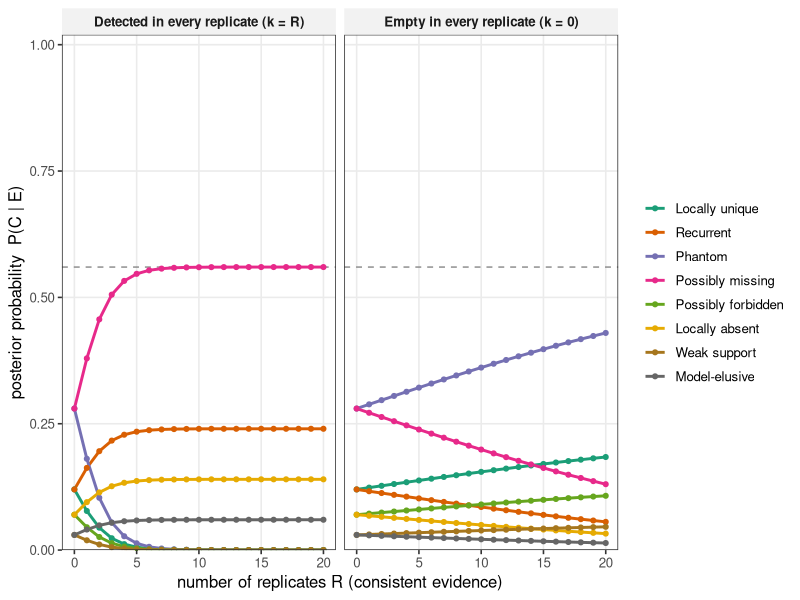
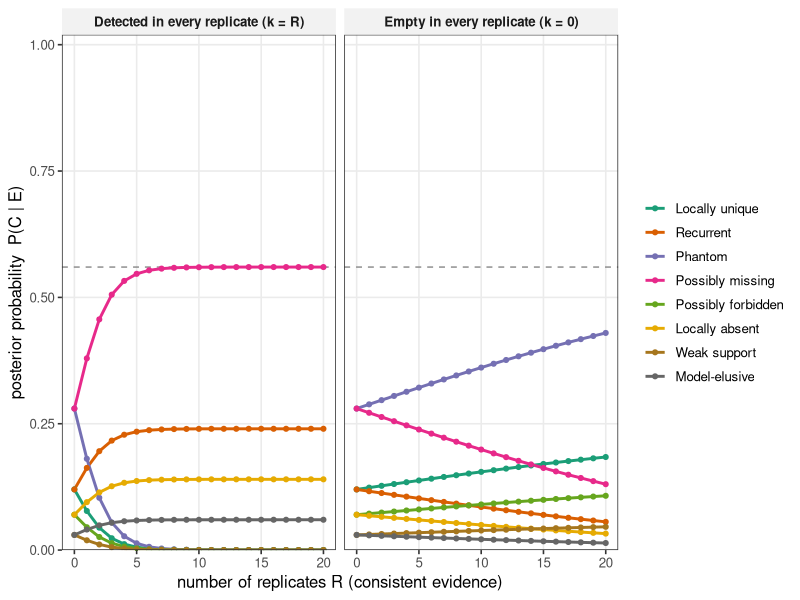
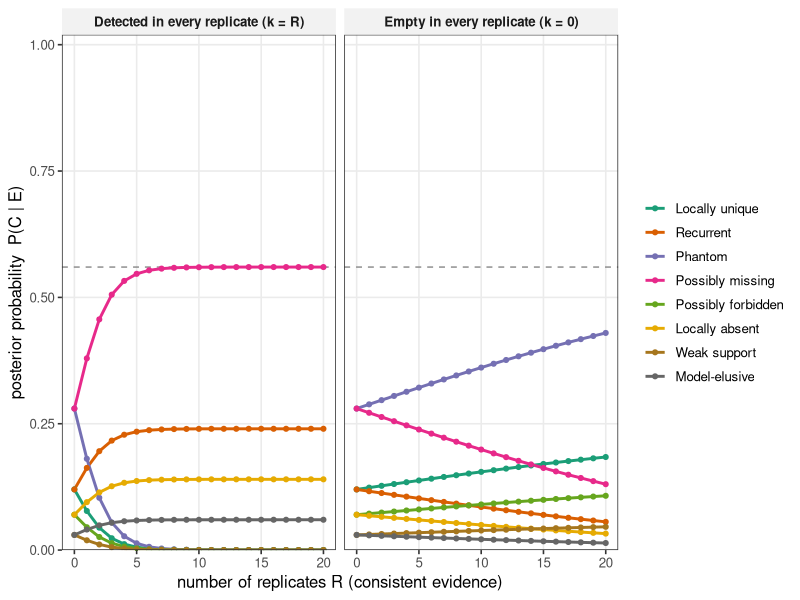

These charts were generated, in order, by the following R code:
# =============================================================================
# Box 2 - accumulation of confidence as within-system replicates accumulate.
# Two panels, one per consistent-evidence scenario:
#   (1) Detected in every replicate  -> k = R
#   (2) Empty in every replicate     -> k = 0
# All eight link categories, one distinct colour each. Observed within-network
# evidence (Yhat, O_local) is fixed by the `chosen` category.
#
# Model (Box 2, quantitative replicate axis):
#   score(c) = prior_c
#            * [1-eY if Yhat_c matches observed Yhat, else eY]
#            * [1-eL if Olocal_c matches observed Olocal, else eL]
#            * p_c^k * (1-p_c)^(R-k)
#   p_c = p1 = rho*(1-eL) if truly realised elsewhere (Orep=1); p_c = p0 = f if absent.
#   Posterior = score(c) / sum over all 8 categories.
# =============================================================================

library(ggplot2)

## ---- parameters -------------------------------------------------------------
eY   <- 0.20     # model error       (epsilon_Y)
eL   <- 0.30     # local-miss error  (epsilon_local)
rho  <- 0.15     # realisation rate
f    <- 0.05     # false-detection rate
Rmax <- 20       # max number of replicates on the x-axis
chosen <- "Possibly missing"   # sets the observed (Yhat, O_local)

## ---- the eight link categories ---------------------------------------------
## signature bits: Yhat (predicted), Olocal (observed locally), Orep (observed elsewhere)
cats <- data.frame(
  name   = c("Locally unique","Recurrent","Phantom","Possibly missing",
             "Possibly forbidden","Locally absent","Weak support","Model-elusive"),
  Yhat   = c(1,1,1,1, 0,0,0,0),
  Olocal = c(1,1,0,0, 0,0,1,1),
  Orep   = c(0,1,0,1, 0,1,0,1),
  stringsAsFactors = FALSE
)
cats$prior <- 1/nrow(cats)              # uniform prior
obs <- cats[cats$name == chosen, ]      # observed within-network evidence

## ---- posterior over the 8 categories for a given (R, k) ---------------------
posterior_at <- function(R, k) {
  p1 <- rho * (1 - eL)
  p0 <- f
  fY <- ifelse(obs$Yhat   == cats$Yhat,   1 - eY, eY)
  fL <- ifelse(obs$Olocal == cats$Olocal, 1 - eL, eL)
  p  <- ifelse(cats$Orep == 1, p1, p0)
  score <- cats$prior * fY * fL * p^k * (1 - p)^(R - k)
  score / sum(score)
}

## ---- build the data for both scenarios --------------------------------------
scenarios <- c(det = "Detected in every replicate (k = R)",
               emp = "Empty in every replicate (k = 0)")

df <- do.call(rbind, lapply(names(scenarios), function(sc) {
  do.call(rbind, lapply(0:Rmax, function(R) {
    k <- if (sc == "det") R else 0
    data.frame(scenario = scenarios[[sc]], R = R,
               category = cats$name, posterior = posterior_at(R, k),
               stringsAsFactors = FALSE)
  }))
}))

df$scenario <- factor(df$scenario, levels = scenarios)   # detected first
df$category <- factor(df$category, levels = cats$name)    # taxonomy order in legend

ceiling_val <- (1 - eY) * (1 - eL)   # common asymptote = (1-eY)(1-eL)

## ---- palette: one distinct colour per category (ColorBrewer Dark2) ----------
pal <- c(
  "Locally unique"     = "#1B9E77",
  "Recurrent"          = "#D95F02",
  "Phantom"            = "#7570B3",
  "Possibly missing"   = "#E7298A",
  "Possibly forbidden" = "#66A61E",
  "Locally absent"     = "#E6AB02",
  "Weak support"       = "#A6761D",
  "Model-elusive"      = "#666666"
)

## ---- plot -------------------------------------------------------------------
p <- ggplot(df, aes(R, posterior, colour = category, group = category)) +
  geom_hline(yintercept = ceiling_val, linetype = "dashed", colour = "grey55") +
  geom_line(linewidth = 1) +
  geom_point(size = 1.4) +
  facet_wrap(~ scenario, ncol = 2) +
  scale_colour_manual(values = pal, name = NULL) +
  scale_y_continuous(limits = c(0, 1), expand = expansion(mult = c(0, 0.02))) +
  scale_x_continuous(breaks = seq(0, Rmax, 5)) +
  labs(
    x = "number of replicates R (consistent evidence)",
    y = "posterior probability  P(C | E)"
  ) +
  theme_bw(base_size = 12) +
  theme(
    panel.grid.minor = element_blank(),
    legend.position  = "right",
    strip.background = element_rect(fill = "grey95", colour = NA),
    strip.text       = element_text(face = "bold")
  )

print(p)

## ---- save -------------------------------------------------------------------
ggsave("box2_accumulation.pdf", p, width = 9.5, height = 4.2)
ggsave("box2_accumulation.png", p, width = 9.5, height = 4.2, dpi = 300)
